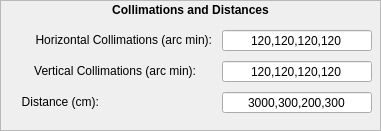
   <widget class="QFrame" name="coll_arms_frame">
    <property name="geometry">
     <rect>
      <x>370</x>
      <y>470</y>
      <width>381</width>
      <height>131</height>
     </rect>
    </property>
    <property name="sizePolicy">
     <sizepolicy hsizetype="Expanding" vsizetype="Expanding">
      <horstretch>0</horstretch>
      <verstretch>0</verstretch>
     </sizepolicy>
    </property>
    <property name="minimumSize">
     <size>
      <width>381</width>
      <height>131</height>
     </size>
    </property>
    <property name="frameShape">
     <enum>QFrame::StyledPanel</enum>
    </property>
    <property name="frameShadow">
     <enum>QFrame::Raised</enum>
    </property>
    <widget class="QLabel" name="coll_arms_label">
     <property name="geometry">
      <rect>
       <x>0</x>
       <y>0</y>
       <width>381</width>
       <height>20</height>
      </rect>
     </property>
     <property name="sizePolicy">
      <sizepolicy hsizetype="Fixed" vsizetype="Fixed">
       <horstretch>0</horstretch>
       <verstretch>0</verstretch>
      </sizepolicy>
     </property>
     <property name="minimumSize">
      <size>
       <width>381</width>
       <height>20</height>
      </size>
     </property>
     <property name="text">
      <string>&lt;html&gt;&lt;head/&gt;&lt;body&gt;&lt;p&gt;&lt;span style=&quot; font-weight:600;&quot;&gt;Collimations and Distances&lt;/span&gt;&lt;/p&gt;&lt;/body&gt;&lt;/html&gt;</string>
     </property>
     <property name="alignment">
      <set>Qt::AlignCenter</set>
     </property>
    </widget>
    <widget class="QLabel" name="hcol_label">
     <property name="geometry">
      <rect>
       <x>11</x>
       <y>32</y>
       <width>201</width>
       <height>16</height>
      </rect>
     </property>
     <property name="sizePolicy">
      <sizepolicy hsizetype="Fixed" vsizetype="Fixed">
       <horstretch>0</horstretch>
       <verstretch>0</verstretch>
      </sizepolicy>
     </property>
     <property name="minimumSize">
      <size>
       <width>201</width>
       <height>16</height>
      </size>
     </property>
     <property name="text">
      <string>Horizontal Collimations (arc min):</string>
     </property>
     <property name="alignment">
      <set>Qt::AlignRight|Qt::AlignTrailing|Qt::AlignVCenter</set>
     </property>
    </widget>
    <widget class="QLabel" name="arms_label">
     <property name="geometry">
      <rect>
       <x>11</x>
       <y>94</y>
       <width>88</width>
       <height>16</height>
      </rect>
     </property>
     <property name="sizePolicy">
      <sizepolicy hsizetype="Fixed" vsizetype="Fixed">
       <horstretch>0</horstretch>
       <verstretch>0</verstretch>
      </sizepolicy>
     </property>
     <property name="minimumSize">
      <size>
       <width>88</width>
       <height>16</height>
      </size>
     </property>
     <property name="text">
      <string>Distance (cm):</string>
     </property>
     <property name="alignment">
      <set>Qt::AlignRight|Qt::AlignTrailing|Qt::AlignVCenter</set>
     </property>
    </widget>
    <widget class="QLineEdit" name="hcols_input">
     <property name="geometry">
      <rect>
       <x>222</x>
       <y>30</y>
       <width>150</width>
       <height>21</height>
      </rect>
     </property>
     <property name="sizePolicy">
      <sizepolicy hsizetype="Fixed" vsizetype="Fixed">
       <horstretch>0</horstretch>
       <verstretch>0</verstretch>
      </sizepolicy>
     </property>
     <property name="minimumSize">
      <size>
       <width>150</width>
       <height>21</height>
      </size>
     </property>
     <property name="maximumSize">
      <size>
       <width>150</width>
       <height>21</height>
      </size>
     </property>
     <property name="text">
      <string>120,120,120,120</string>
     </property>
     <property name="alignment">
      <set>Qt::AlignCenter</set>
     </property>
    </widget>
    <widget class="QLineEdit" name="arms_input">
     <property name="geometry">
      <rect>
       <x>222</x>
       <y>92</y>
       <width>150</width>
       <height>21</height>
      </rect>
     </property>
     <property name="sizePolicy">
      <sizepolicy hsizetype="Fixed" vsizetype="Fixed">
       <horstretch>0</horstretch>
       <verstretch>0</verstretch>
      </sizepolicy>
     </property>
     <property name="minimumSize">
      <size>
       <width>150</width>
       <height>21</height>
      </size>
     </property>
     <property name="maximumSize">
      <size>
       <width>150</width>
       <height>21</height>
      </size>
     </property>
     <property name="text">
      <string>3000,300,200,300</string>
     </property>
     <property name="alignment">
      <set>Qt::AlignCenter</set>
     </property>
    </widget>
    <widget class="QLabel" name="vcol_label">
     <property name="geometry">
      <rect>
       <x>11</x>
       <y>63</y>
       <width>185</width>
       <height>16</height>
      </rect>
     </property>
     <property name="sizePolicy">
      <sizepolicy hsizetype="Fixed" vsizetype="Fixed">
       <horstretch>0</horstretch>
       <verstretch>0</verstretch>
      </sizepolicy>
     </property>
     <property name="minimumSize">
      <size>
       <width>185</width>
       <height>16</height>
      </size>
     </property>
     <property name="text">
      <string>Vertical Collimations (arc min):</string>
     </property>
     <property name="alignment">
      <set>Qt::AlignRight|Qt::AlignTrailing|Qt::AlignVCenter</set>
     </property>
    </widget>
    <widget class="QLineEdit" name="vcols_input">
     <property name="geometry">
      <rect>
       <x>222</x>
       <y>61</y>
       <width>150</width>
       <height>21</height>
      </rect>
     </property>
     <property name="sizePolicy">
      <sizepolicy hsizetype="Fixed" vsizetype="Fixed">
       <horstretch>0</horstretch>
       <verstretch>0</verstretch>
      </sizepolicy>
     </property>
     <property name="minimumSize">
      <size>
       <width>150</width>
       <height>21</height>
      </size>
     </property>
     <property name="maximumSize">
      <size>
       <width>150</width>
       <height>21</height>
      </size>
     </property>
     <property name="text">
      <string>120,120,120,120</string>
     </property>
     <property name="alignment">
      <set>Qt::AlignCenter</set>
     </property>
    </widget>
   </widget>
